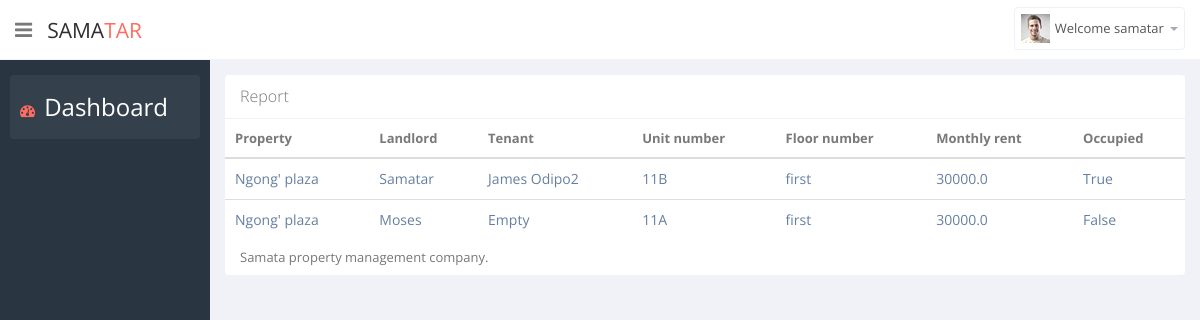
/detailed/property/7/ (signed in), run on the app's committed database.
### property/models.py (models this page shows, shortened)
class Unit(models.Model):
    date_added = models.DateField(auto_now_add=True, null=True)
    property = models.ForeignKey(Property,on_delete=models.CASCADE)
    unit_number = models.CharField(max_length=300)
    floor_CHOICES = [('Ground', 'Ground'),
    ('Parking-Bay', 'Parking-Bay'),]
    for r in range(1,10):
        floor_CHOICES.append((num2words(r,to = 'ordinal'),num2words(r,to = 'ordinal')))
    floor_number =models.CharField(max_length=300,null=True,choices=floor_CHOICES)
    monthly_rent = models.FloatField()
    occupied = models.BooleanField(default=False)
    landlord_assigned = models.BooleanField(default=False)
    class Meta:
        ordering = ('property',)

class Property(models.Model):
    date_added = models.DateField(auto_now_add=True, null=True)
    name = models.CharField(max_length=300, unique=True)
    code = models.CharField(max_length=300, unique=True)
    estate = models.CharField(max_length=300)
    number_of_units = models.PositiveIntegerField(default=1, validators=[MinValueValidator(1)])
    number_of_floors =models.PositiveIntegerField(default=1, validators=[MinValueValidator(1)])
    def __str__(self):
        return self.name

class Tenant(models.Model):
    date_added = models.DateField(auto_now_add=True, null=True)
    name = models.CharField(max_length=300, unique=True,null=True)
    ID_or_Passport = models.CharField(max_length=300)
    phone_regex = RegexValidator(regex=r'^(?:\+)', message="Phone number must be entered in the format: '+2549999999'. Up to 15 digits allowed.")
    Phone = models.CharField(max_length=15, validators=[phone_regex])
    unit = models.ForeignKey(Unit, related_name='unit_tenant', on_delete=models.CASCADE)
    deposit_paid = models.FloatField()
    active = models.BooleanField(default=True)
    class Meta:
        ordering = ('unit',)

class Landlord(models.Model):
    date_added = models.DateField(auto_now_add=True, null=True)
    name = models.CharField(max_length=300)
    ID_or_Passport = models.CharField(max_length=300)
    phone_regex = RegexValidator(regex=r'^(?:\+)', message="Phone number must be entered in the format: '+2549999999'. Up to 15 digits allowed.")
    Phone = models.CharField(validators=[phone_regex], max_length=15,null=True)
    unit = models.ForeignKey(Unit, related_name='unit_landlord', on_delete=models.CASCADE)

### property/views.py (the view)
# urls.py: re_path(r'^detailed/property/(?P<id>\d+)/', views.detailed_property_report, name='detailed_property_report'),
def detailed_property_report(request, id):
    property = Property.objects.get(id=id)
    units = Unit.objects.filter(property__name=property.name)
    return render(request, 'property/detailed_property_report.html', {'units': units})

### property/templates/property/detailed_property_report.html (shortened to what this page needs)
{% extends 'property/base_report.html' %}
{% block body %}
<div class="tab-pane" id="tab-display-expense">
    <section class="panel">
        <header class="panel-heading">
            Report
        </header>
        <table class="table table-hover p-table  responsive" width="100%" id="detailed_proper">
            <thead>
            <tr>
              <th>Property </th>
              <th>Landlord </th>
              <th>Tenant</th>
              <th>Unit number</th>
              <th>Floor number</th>
              <th>Monthly rent</th>
              <th>Occupied</th>
            </tr>
            </thead>
            <tbody>
            {% for r in units %}
            <tr>
                <td class="p-name">
                    <a>{{r.property}}</a>
                </td>
                {% for p in r.unit_landlord.all %}
                <td class="p-name">
                    <a>{{p.name}}</a>
                </td>
                {% empty %}
                <td class="p-name">
                    <a>Samatar</a>
                </td>
                {% endfor %}
                {% for p in r.unit_tenant.all %}
                <td class="p-name">
                    <a>{{p.name}}</a>
                </td>
                {% empty %}
                <td class="p-name">
                    <a>Empty</a>
                </td>
                {% endfor %}
                <td class="p-name">
                    <a>{{r.unit_number}}</a>
                </td>
                <td class="p-name">
                    <a>{{r.floor_number}}</a>
                </td>
                <td class="p-name">
                    <a>{{r.monthly_rent}}</a>
                </td>
                <td class="p-name">
                    <a>{{r.occupied}}</a>
                </td>
                {% empty %}
                <td class="p-name">
                    <a>There are no matching prperty for your query </a>
                </td>
            </tr>
            {% endfor %}
            </tbody>
        </table>
    </section>
</div>
{% endblock %}

### property/templates/property/base_report.html (shortened to what this page needs)
<!DOCTYPE html>
<html lang="en">
{% load static %}
{% load crispy_forms_tags %}
<head>
    <link href="{% static 'property/css/bootstrap.min.css' %}" rel="stylesheet">
    <link href="{% static 'property/css/bootstrap-reset.css' %}" rel="stylesheet">
    <link rel="stylesheet" type="text/css" href="https://cdn.jsdelivr.net/npm/daterangepicker/daterangepicker.css"/>
    <link href="{% static 'property/assets/font-awesome/css/font-awesome.css' %}" rel="stylesheet"/>
    <link href="{% static 'property/assets/jquery-easy-pie-chart/jquery.easy-pie-chart.css' %}" rel="stylesheet"
          type="text/css" media="screen"/>
    <link rel="stylesheet" href="{% static 'property/css/owl.carousel.css' %}" type="text/css">
    <link href="{% static 'property/css/slidebars.css' %}" rel="stylesheet">
    <link href="{% static 'property/css/style.css' %}" rel="stylesheet">
    <link href="{% static 'property/css/style-responsive.css' %}" rel="stylesheet"/>
    <link rel="stylesheet" type="text/css"
          href="https://cdn.datatables.net/v/dt/jszip-2.5.0/dt-1.10.18/af-2.3.0/b-1.5.2/b-colvis-1.5.2/b-flash-1.5.2/b-html5-1.5.2/b-print-1.5.2/cr-1.5.0/fh-3.1.4/r-2.2.2/datatables.min.css"/>
</head>
<body>
<section id="container">
    <header class="header white-bg">
        <div class="sidebar-toggle-box">
            <div class="fa fa-bars tooltips" data-placement="right" data-original-title="Toggle Navigation"></div>
        </div>
        <a href="{% url 'property:home' %}" class="logo">Sama<span>Tar</span></a>
        <div class="top-nav ">
            <ul class="nav pull-right top-menu">
                {% if user.is_authenticated %}
                <li class="dropdown">
                    <a data-toggle="dropdown" class="dropdown-toggle" href="#">
                        <img alt="" src="img/avatar1_small.jpg">
                        <span class="username"> Welcome {{ user.username }}</span>
                        <b class="caret"></b>
                    </a>
                </li>
                {% endif %}
            </ul>
        </div>
    </header>
    <aside>
        <div id="sidebar" class="nav-collapse ">
            <ul class="sidebar-menu" id="nav-accordion">
                <li>
                    <a class="active" href="{% url 'property:home' %}">
                        <i class="fa fa-dashboard"></i>
                        <span style="color:white; font-size:24px">Dashboard</span>
                    </a>
                </li>
            </ul>
        </div>
    </aside>
    <section id="main-content">
        <section class="wrapper site-min-height">
            {% block body %}
            {% endblock %}
        </section>
    </section>
</section>
</body>
</html>

### data on the page
Unit: property "Ngong' plaza", unit_number "11B", floor_number "first", monthly_rent "30000.0", occupied "True"
Tenant: name "James Odipo2"
Unit: property "Ngong' plaza", unit_number "11A", floor_number "first", monthly_rent "30000.0", occupied "False"
Landlord: name "Moses"

### other printed values
{{ user.username }} "samatar"
